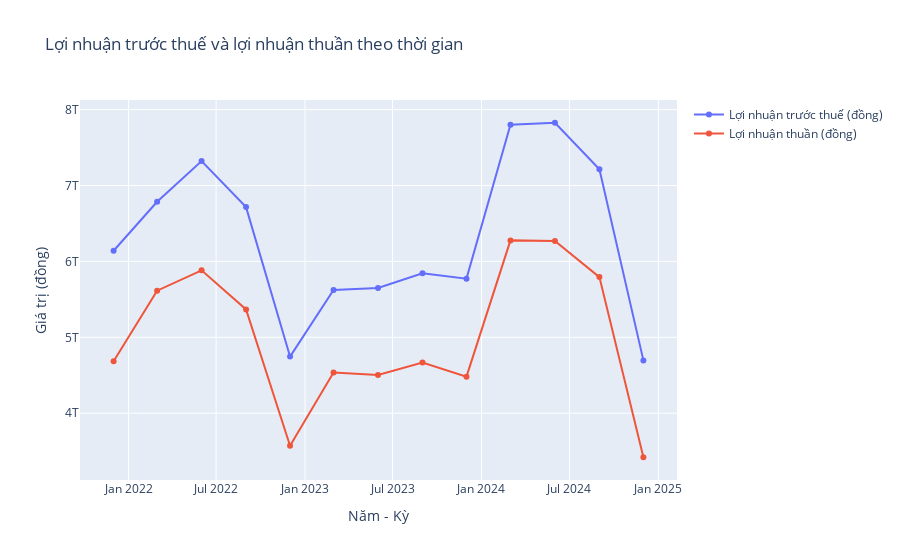

The notebook cell this image was saved under:
### Markdown cell above
Theo biểu đồ tăng trưởng lợi nhuận, ta thấy:
- Từ năm 2022 đến quý 3 năm 2022, tăng trưởng lợi nhuận dương, trong đó quý 1 năm 2022 tăng trưởng đạt đỉnh.
- Tăng trưởng lợi nhuận từ năm 2023 có xu hướng giảm, trong đó từ cuối năm 2022 đến quý 3 năm 2023 tăng trưởng âm.
- Tăng trưởng lợi nhuận đạt đáy vào cuối năm 2024.

### Code cell
fig = go.Figure()

fig.add_trace(go.Scatter(
    x=tcb_kqkd["Năm"].astype(str) + "-" + tcb_kqkd["Tháng"].astype(str),
    y=tcb_kqkd["LN trước thuế"],
    mode="lines+markers",
    name="Lợi nhuận trước thuế (đồng)"
))
fig.add_trace(go.Scatter(
    x=tcb_kqkd["Năm"].astype(str) + "-" + tcb_kqkd["Tháng"].astype(str),
    y=tcb_kqkd["Lợi nhuận thuần"],
    mode="lines+markers",
    name="Lợi nhuận thuần (đồng)"
))

fig.update_layout(
    title="Lợi nhuận trước thuế và lợi nhuận thuần theo thời gian",
    xaxis_title="Năm - Kỳ",
    yaxis_title="Giá trị (đồng)"
)

fig.show()

### Figure 1 — Plotly figure (JSON) as saved in the notebook; plotly's stock layout.template omitted (floating-point values rounded to 4 significant figures)
{"data": [{"mode": "lines+markers", "name": "Lợi nhuận trước thuế (đồng)", "type": "scatter", "x": ["2024-12", "2024-9", "2024-6", "2024-3", "2023-12", "2023-9", "2023-6", "2023-3", "2022-12", "2022-9", "2022-6", "2022-3", "2021-12"], "y": [4696032000000, 7214168000000, 7826509000000, 7801659000000, 5773070000000, 5842790000000, 5649010000000, 5623358000000, 4746223000000, 6715079000000, 7321136000000, 6785330000000, 6139979000000]}, {"mode": "lines+markers", "name": "Lợi nhuận thuần (đồng)", "type": "scatter", "x": ["2024-12", "2024-9", "2024-6", "2024-3", "2023-12", "2023-9", "2023-6", "2023-3", "2022-12", "2022-9", "2022-6", "2022-3", "2021-12"], "y": [3420111000000, 5793022000000, 6269968000000, 6277003000000, 4481615000000, 4668705000000, 4503449000000, 4537097000000, 3572087000000, 5367540000000, 5882255000000, 5614544000000, 4683818000000]}], "layout": {"title": {"text": "Lợi nhuận trước thuế và lợi nhuận thuần theo thời gian"}, "xaxis": {"title": {"text": "Năm - Kỳ"}}, "yaxis": {"title": {"text": "Giá trị (đồng)"}}}}
